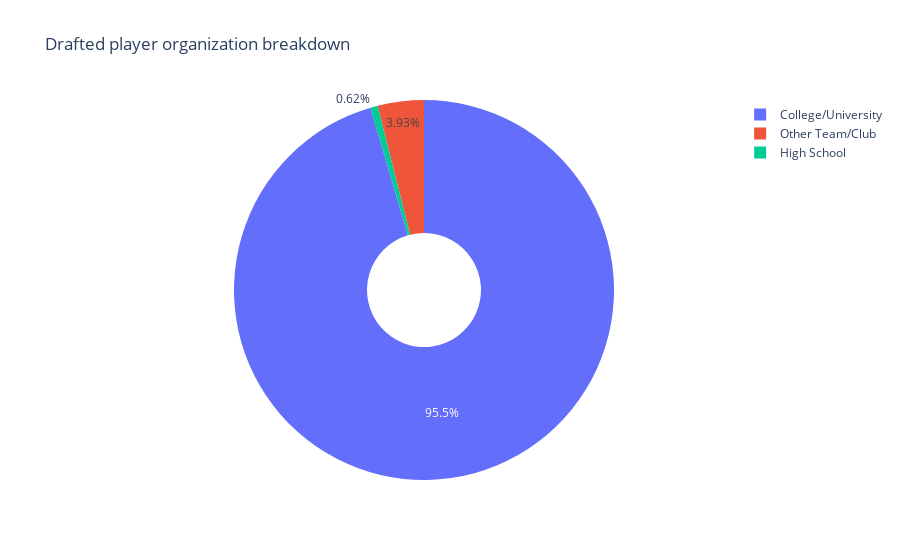

Notebook code for this chart:
### Code cell
# Didn't including the None answers

px.pie(draft_player_org.iloc[1:,], values="player_count", names="organization",
       hole=0.3, title="Drafted player organization breakdown")

### Figure 1 — Plotly figure (JSON) as saved in the notebook; plotly's stock layout.template omitted (floating-point values rounded to 4 significant figures)
{"data": [{"domain": {"x": [0, 1], "y": [0, 1]}, "hole": 0.3, "hovertemplate": "organization=%{label}<br>player_count=%{value}<extra></extra>", "labels": ["College/University", "High School", "Other Team/Club"], "legendgroup": "", "name": "", "showlegend": true, "type": "pie", "values": [7389, 48, 304]}], "layout": {"legend": {"tracegroupgap": 0}, "title": {"text": "Drafted player organization breakdown"}}}
